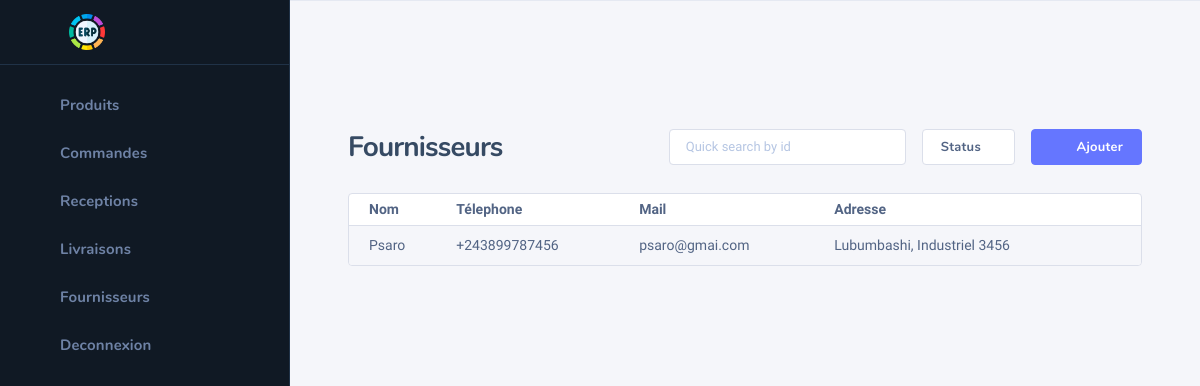
The page /supplier-appro (signed in) on the database its author committed.
### appro/models.py (models this page shows, shortened)
class Supplier(models.Model):
    name = models.CharField(max_length=255)
    mail = models.EmailField(null=True)
    phone = models.CharField(max_length=13, null=True)
    adress = models.TextField()

### auth_user/decorators.py (the view)
        def wrapper_func(request, *args, **kwargs):
            groups = None
            check = False
            if request.user.groups.exists():
                groups = request.user.groups.all()
            for group in groups:
                if group.name in allowed_roles:
                    check = True
            if check is True:
                return view_func(request, *args, **kwargs)
            elif check is False:
                return HttpResponse("Permission non accordée !")
            return wrapper_func(request, *args, **kwargs)

### appro/views.py (called while the page is built, shortened)
@login_required(login_url='login')
@allowed_users(allowed_roles=['Approvisionnement'])
def SupplierView(request):
    suppliers = Supplier.objects.all()
    return render(request, 'appro/suppliers.html', context={'suppliers': suppliers})

### templates/appro/suppliers.html (shortened to what this page needs)
{% extends 'appro/base-appro.html' %}
{% block content %}
    {% include 'appro/sidebar-appro.html' %}
    <div class="nk-wrap">
        <div class="nk-content">
            <div class="nk-content ">
                <div class="container-fluid">
                    <div class="nk-content-inner">
                        <div class="nk-content-body">
                            <div class="nk-block-head nk-block-head-sm">
                                <div class="nk-block-between">
                                    <div class="nk-block-head-content">
                                        <h3 class="nk-block-title page-title">Fournisseurs</h3>
                                    </div>
                                    <div class="nk-block-head-content">
                                        <div class="toggle-wrap nk-block-tools-toggle">
                                            <div class="toggle-expand-content" data-content="pageMenu">
                                                <ul class="nk-block-tools g-3">
                                                    <li>
                                                        <div class="form-control-wrap">
                                                            <div class="form-icon form-icon-right">
                                                                <em class="icon ni ni-search"></em>
                                                            </div>
                                                            <input type="text" class="form-control" id="default-04"
                                                                   placeholder="Quick search by id">
                                                        </div>
                                                    </li>
                                                    <li>
                                                        <div class="drodown">
                                                            <a href="#"
                                                               class="dropdown-toggle dropdown-indicator btn btn-outline-light btn-white"
                                                               data-bs-toggle="dropdown">Status</a>
                                                        </div>
                                                    </li>
                                                    <li class="nk-block-tools-opt">
                                                        <a href="#" data-target="addProduct"
                                                           class="toggle btn btn-primary d-none d-md-inline-flex"><em
                                                                class="icon ni ni-plus"></em><span>Ajouter</span></a>
                                                    </li>
                                                </ul>
                                            </div>
                                        </div>
                                    </div>
                                </div>
                            </div>
                            <div class="nk-block">
                                <div class="card card-bordered">
                                    <div class="card-inner-group">
                                        <div class="card-inner p-0">
                                            <table class="datatable-init-export nowrap table table-striped" data-export-title="Export">
                                                <thead>
                                                        <tr>
                                                            <th>Nom</th>
                                                            <th>Télephone</th>
                                                            <th>Mail</th>
                                                            <th>Adresse</th>
                                                        </tr>
                                                    </thead>
                                                    <tbody>
                                                        {% for sup in suppliers %}
                                                            <tr>
                                                                <td>{{ sup.name }}</td>
                                                                <td>{{ sup.phone }}</td>
                                                                <td>{{ sup.mail }}</td>
                                                                <td>{{ sup.adress }}</td>
                                                            </tr>
                                                        {% endfor %}
                                                    </tbody>
                                            </table>
                                        </div>
                                    </div>
                                </div>
                            </div>
                        </div>
                    </div>
                </div>
            </div>
        </div>
    </div>
{% endblock %}

### rows shown on the page
Supplier: name "Psaro", phone "+243899787456", mail "psaro@gmai.com", adress "Lubumbashi, Industriel 3456"
